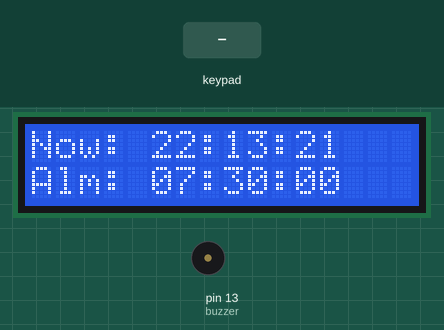
This sketch was run on a simulated Arduino Uno, built with avr-gcc and run on an emulated ATmega328P. Shown: 16×2 character LCD, buzzer (waves = sounding). The test bench sets the inputs (shaded band). The local clock reads 2024-03-15 10:24:30 at power-on unless the sketch sets it; random numbers use the default seed unless the sketch sets one; what the sketch prints to the serial monitor is not drawn.

Above: at 1.2 s.
1.3 s: key 'B' pressed
At 3.0 s:
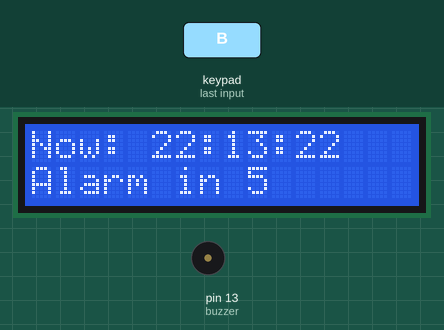
9.5 s: keypad keys 1 2 D pressed 1.454 s apart
At 15.24 s:
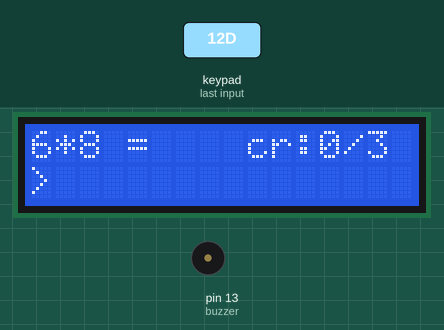
15.3 s: keypad keys 1 2 # pressed 1.454 s apart
At 20.8 s:
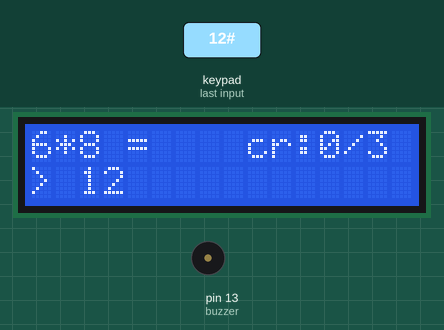
21.1 s: keypad keys 1 2 * pressed 1.454 s apart
At 22.2 s:
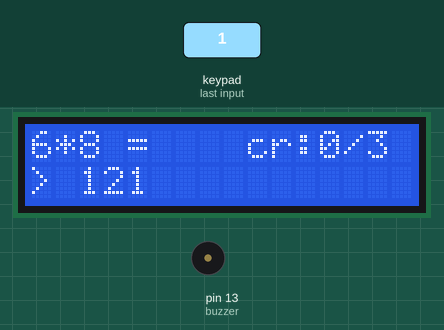
26.9 s: keypad keys 2 5 A pressed 1.454 s apart
At 27.8 s:
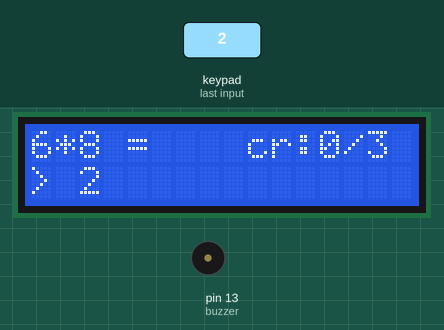
32.7 s: key '3' pressed
At 33.3 s:
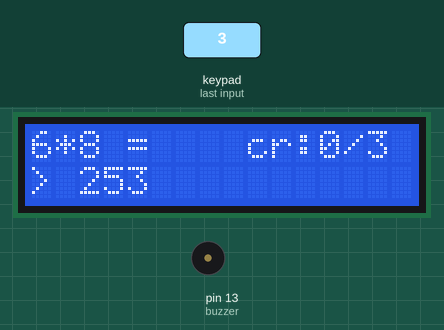
Timing chart, 0 to 35.7 s (numbered marks = the images above; inputs shaded):
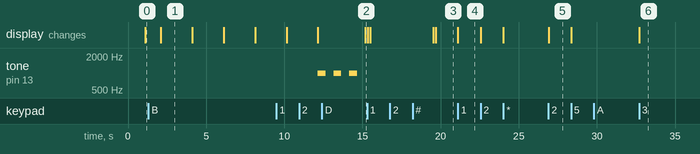

Measured:
- after the input at 21.1 s, the display: changes at once (image 4)
- after the input at 26.9 s, the display: changes at once (image 5)
- by itself, tone on pin 13 (buzzer): alternates 1000 Hz for 0.50 s and silent for 0.50 s
- what the display in image 1 shows lasts 2.0 s, from 2.1 s to 4.1 s

The sketch:

alarMath.ino
```cpp
#include <Keypad.h>
#include <LiquidCrystal.h>
#include <TimeLib.h>
#include <Wire.h>
#include <RTClib.h>


// Keypad setup -----------------------------------------
const byte ROWS = 4;
const byte COLS = 4;
char hexaKeys[ROWS][COLS] = {
 {'1', '2', '3', 'A'},
 {'4', '5', '6', 'B'},
 {'7', '8', '9', 'C'},
 {'*', '0', '#', 'D'}
};
// in order from left  to right:
byte r1 = 31; // red
byte r2 = 33; // orange
byte r3 = 35; // yellow
byte r4 = 37; // green
byte c1 = 39; // blue
byte c2 = 41; // purple
byte c3 = 43; // white
byte c4 = 45; // black

byte colPins[COLS] = {c1, c2, c3, c4};
byte rowPins[ROWS] = {r1, r2, r3, r4};

// create instance of the Keypad class with the keys, pins, rows, columns defined above
Keypad keypad = Keypad(makeKeymap(hexaKeys), rowPins, colPins, ROWS, COLS);
// Keypad setup -----------------------------------------

// LCD Setup --------------------------------------------
const int rs = 2; // blue
const int en = 3; // yellow
const int d4 = 4; // orange
const int d5 = 5; // brown
const int d6 = 6; // orange
const int d7 = 7; // purple
LiquidCrystal lcd(rs, en, d4, d5, d6, d7);
// LCD Setup --------------------------------------------


// Define a struct to hold the different settings values
struct Settings {
  bool only_count_corrects_in_a_row;
  int num_correct_max;
  float millisec_per_question;
  int alarm_hour_24;
  int alarm_min;
  int alarm_sec;
};

// Create instance of settings struct
Settings setn;

// Create instance of time comparisons
int current_time_sec;
int alarm_time_sec;
String alarm_str;


// Define a struct to hold both the equation string and the result
typedef struct {
  String equation;
  int result;
} EquationResult;


// Buzzer setup
const int buzzer = 13; // white


// RTC setup
RTC_DS3231 rtc; // create class


/**
 * Main function to handle keypad input
 * @return The number entered by the user
 */
bool show_eqn_get_user_answer(EquationResult eq, int num_correct, Settings setn) {
  // unpack the settings struct
  int num_correct_max = setn.num_correct_max;
  float time_limit_per_q_ms = setn.millisec_per_question;


  String input = "";
  lcd.clear();
  String equation_str = eq.equation + " = " + "   cr:" + String(num_correct) + "/" + String(num_correct_max);
  lcd.print(equation_str);
  lcd.setCursor(0, 1);
  lcd.print("> ");

  // user must answer in some amount of time
  float start_time_ms = millis();    // counts milliseconds that the program has been running in total

  while (true) {
    // end loop variables:
    float elapsed_time_ms = millis() - start_time_ms;
    if (elapsed_time_ms >= time_limit_per_q_ms) {
      lcd.setCursor(0, 0);
      lcd.print("Outta time!");
      lcd.setCursor(0, 1);
      lcd.print("Ans: " + String(eq.result));
      delay(4*1000);

      // to add insult to injury:
      alarmNoise(500);
      return false;
    }

    // get key input
    char key = keypad.getKey();
    if (key) {

      // any key press resets the countdown timer
      start_time_ms = millis();

      Serial.print(key);
      if (key >= '0' && key <= '9') {
        // If a number key is pressed, add it to the input
        addDigit(key, input);
      }

      else if (key == 'D') {
        // 'D' key submits the answer
        if (input.length() > 0) {
          int userAnswer = input.toInt();
          lcd.clear();
          if (userAnswer == eq.result) {
            lcd.setCursor(0, 0);
            lcd.print("Correct!");
            delay(2*1000);
            return true;
          } else {
            lcd.setCursor(0, 0);
            lcd.print("Incorrect!");
            lcd.setCursor(0, 1);
            lcd.print("Ans: " + String(eq.result));
            delay(4*1000);
            return false;
          }
        }
      }
      else if (key == '*') {
        // '*' key clears the current input
        clearAnswer(equation_str);
        input = "";
      }
    }
  }
}


/**
 * Main function to the math alarm section of the program
 * Get an equation, get the user input, and track how many correct answers
 * @return nothing, the program should go back to the clock. Only closes when enough correct answers are submitted
 */
void handleEquations(Settings settings) {
  // instantiate a counter for the number of correct responses
  int num_correct = 0;
  bool is_correct = false;

  // read the settings
  int num_correct_max = settings.num_correct_max;
  bool is_only_counting_num_correct_in_a_row = settings.only_count_corrects_in_a_row;

  // loop continuously
  while (true){

    // get some equation and the expected result
    EquationResult eq;
    eq = generate_NdotN_equation();

    // prompt the user to answer the equation
    is_correct = show_eqn_get_user_answer(eq, num_correct, settings);

    // increase the number of correct answers
    if (is_correct) {
      num_correct = num_correct + 1;
    }

    // handle if we want some number of total correct, or some number of correct in a row
    else {
      // If we want some number correct in a row, clear the counter when an answer is wrong
      if (is_only_counting_num_correct_in_a_row){
        num_correct = 0;
      }

      // otherwise no change
      else {
        num_correct = num_correct;
      }
    }

    // handle if the user has answered all of the math equations properly
    if (num_correct == num_correct_max){
      displayWakeUpMessage();

      // leave the loop, likely going back to the clock
      break;
    }
  }
}


void alarmNoise(int delay_ms) {
  // make the buzzer go beep-beep-beep-beep until a key has been pressed

  lcd.clear();
  lcd.setCursor(0, 0);
  lcd.print("hold btn to snz");

  while(true){
    tone(buzzer, 1000);     // Send 1KHz sound signal...
    delay(delay_ms);        // wait some delay
    noTone(buzzer);         // Stop sound...
    delay(delay_ms);        // wait some delay

    // look for key input. if key input, break out of the alarm
    char any_key = keypad.getKey();
    if (any_key) {
      Serial.print(any_key);
      lcd.clear();
      lcd.setCursor(0, 0);
      lcd.print("snoozed");

      break;
    }
  }
}


void setup() {
  // Initialize a 16x2 LCD
  lcd.begin(16, 2);

  // Initialize serial connection
  Serial.begin(9600);

  // Initialize random seed
  randomSeed(analogRead(0));

  // Initialize buzzer
  pinMode(buzzer, OUTPUT);

  // Initialize the settings
  setn.only_count_corrects_in_a_row = true;
  setn.num_correct_max = 3;
  setn.millisec_per_question = 10*1000;


  // Initialize real time clock (RTC) -----------------------------
  // handle no RTC
  if (!rtc.begin()) {
    Serial.println("Couldn't find RTC");
    while (1);
  }

  // handle no RTC power
  if (rtc.lostPower()) {
    Serial.println("RTC lost power, setting the time!");
    rtc.adjust(DateTime(F(__DATE__), F(__TIME__)));
  }

  // set the RTC to whatever time the computer says
  rtc.adjust(DateTime(F(__DATE__), F(__TIME__)));

  // create the initial alarm (at 7:30am)
  setn.alarm_hour_24 = 7;
  setn.alarm_min = 30;
  setn.alarm_sec = 0;
  alarm_time_sec = setn.alarm_hour_24*60*60 + setn.alarm_min*60 + setn.alarm_sec;
  alarm_str = "Alm: " + formatDigits(setn.alarm_hour_24) + ":" + formatDigits(setn.alarm_min) + ":" + formatDigits(setn.alarm_sec);
  // Initialize real time clock (RTC) -----------------------------
}


// Function for in class demo
void alarmInFiveSeconds() {
  // count down
  write_date_time_to_display("Alarm in 5");
  delay(1000);
  write_date_time_to_display("Alarm in 4");
  delay(1000);
  write_date_time_to_display("Alarm in 3");
  delay(1000);
  write_date_time_to_display("Alarm in 2");
  delay(1000);
  write_date_time_to_display("Alarm in 1");
  delay(1000);

  // beep the beeper
  alarmNoise(500);

  // run the equations
  handleEquations(setn);
}


void loop() {
  // update display
  write_date_time_to_display(alarm_str);


  // start math alarm based off of the time
  current_time_sec = get_current_time();

  // if there are five seconds left, display a countdown and then do the math program
  if (current_time_sec-5 == alarm_time_sec) {
    alarmInFiveSeconds();
  }

  // for in class demo, set the alarm 5 seconds ahead of current time when 'B' key is pressed
  char key = keypad.getKey();
  if (key) {    // if the key press exists
    if (key == 'B'){
      alarmInFiveSeconds();
    }
  }

}
```

display_date_time.ino
```cpp
#include <TimeLib.h>

// documentation:
// https://github.com/PaulStoffregen/Time


// write the current time str (line 1) and alarm str (line 2) to the 16x2 LCD display
void write_date_time_to_display(String alarm_str) {
  // Clear the LCD
  lcd.clear();

  // // Display the date on the first row
  // lcd.setCursor(0, 0);
  // lcd.print(formatDate());


  // Display the time on the first row
  lcd.setCursor(0, 0);
  lcd.print(formatTime());

  // Display the alarm on the second row
  lcd.setCursor(0, 1);
  lcd.print(alarm_str);

  // Update every second
  delay(1000);
}


// read the RTC and return the current time as a big number of seconds
int get_current_time(){
  int current_time_sec = rtc.now().hour()*60*60 + rtc.now().minute()*60 + rtc.now().second();
  return current_time_sec;
}


String formatDate() {
  // formatted to standard ISO YYYY-MM-DD
  // updated to use the RTC
  return String(rtc.now().year()) + "-" + String(rtc.now().month()) + "-" + String(rtc.now().day());
}

String formatTime() {
  // updated to use the RTC
  return "Now: " + formatDigits(rtc.now().hour()) + ":" + formatDigits(rtc.now().minute()) + ":" + formatDigits(rtc.now().second());
}

String formatDigits(int digits) {
  if (digits < 10) {
    return "0" + String(digits);
  }
  return String(digits);
}
```

display_functions.ino
```cpp
/**
 * Sets up the initial display on the LCD
 */
void initializeDisplay() {
  lcd.clear();
  lcd.setCursor(0, 1);
  lcd.print("> ");
}

/**
 * Adds a digit to the input string and displays it on the LCD
 * @param digit The digit to add
 * @param input The current input string
 */
void addDigit(char digit, String &input) {
  input += digit;
  lcd.print(digit);
}

/**
 * Processes the submitted answer
 * @param input The complete input string
 * @return The entered number as an integer
 */
int submitAnswer(const String &input) {
  int result = input.toInt();
  lcd.clear();
  lcd.print("Number entered:");
  lcd.setCursor(0, 1);
  lcd.print(result);
  delay(2000);  // Display the result for 2 seconds
  return result;
}


void displayWakeUpMessage() {
  // print a fun message
  lcd.clear();
  lcd.setCursor(0,0);
  lcd.print("Good morning, ");
  lcd.setCursor(0,1);
  lcd.print("mathematician!");

  // show the message for 2 seconds (at minimum)
  delay(2000);
}


/**
 * Clears the current answer and resets the display
 */
void clearAnswer(String equation_str) {
  lcd.clear();
  lcd.setCursor(0,0);
  lcd.print(equation_str);
  lcd.setCursor(0, 1);
  lcd.print("> ");

}
```

generate_equations.ino
```cpp
// // Define a struct to hold both the equation string and the result
// typedef struct {
//   String equation;
//   int result;
// } EquationResult;

// // Now you can declare variables like this:
// EquationResult myResult;


EquationResult generate_NdotN_equation() {
  // Generate two random numbers between 1 and 9
  int num1 = random(1, 10);
  int num2 = random(1, 10);

  // Create the equation string
  String equationStr = String(num1) + "*" + String(num2);

  // Calculate the result
  int result = num1 * num2;

  // Return both the equation string and the result
  return {equationStr, result};
}


// EquationResult generate_NNdotNN_equation() {
//   // Generate two random numbers between 0 and 100
//   int num1 = random(0, 101);
//   int num2 = random(0, 101);

//   // Create the equation string
//   String equationStr = "";

//   // Add the first number, ensuring it's two digits
//   if (num1 < 10) {
//     equationStr += "0";
//   }
//   equationStr += String(num1);

//   // Add the "x" separator
//   equationStr += "*";

//   // Add the second number, ensuring it's two digits
//   if (num2 < 10) {
//     equationStr += "0";
//   }
//   equationStr += String(num2);

//   // Calculate the result
//   int result = num1 * num2;

//   // Return both the equation string and the result
//   return {equationStr, result};
// }


// /**
//  * Main function to handle keypad input
//  * @return The number entered by the user
//  */
// bool show_eqn_get_user_answer(EquationResult eq, int num_correct, int num_correct_max) {
//   String input = "";
//   lcd.clear();
//   lcd.print(eq.equation + " = " + "   cr:" + String(num_correct) + "/" + String(num_correct_max));
//   lcd.setCursor(0, 1);
//   lcd.print("> ");

//   while (true) {
//     char key = keypad.getKey();

//     if (key) {
//       if (key >= '0' && key <= '9') {
//         // If a number key is pressed, add it to the input
//         addDigit(key, input);
//       }
//       else if (key == 'D') {
//         // 'D' key submits the answer
//         if (input.length() > 0) {
//           int userAnswer = input.toInt();
//           lcd.clear();
//           if (userAnswer == eq.result) {
//             lcd.print("Correct!");
//             delay(2000);
//             return true;
//           } else {
//             lcd.print("Incorrect!");
//             lcd.setCursor(0, 1);
//             lcd.print("Answer: " + String(eq.result));
//             delay(2000);
//             return false;
//           }
//         }
//       }
//       else if (key == '*') {
//         // '*' key clears the current input
//         clearAnswer();
//         input = "";
//       }
//     }
//   }
// }


// /**
//  * Main function to the math alarm section of the program
//  * Get an equation, get the user input, and track how many correct answers
//  * @return nothing, the program should go back to the clock. Only closes when enough correct answers are submitted
//  */
// void handleEquations(Settings settings) {
//   // instantiate a counter for the number of correct responses
//   int num_correct = 0;
//   bool is_correct = false;

//   // read the settings
//   int num_correct_max = settings.num_correct_max;
//   bool is_only_counting_num_correct_in_a_row = settings.only_count_corrects_in_a_row;

//   // begin a forever loop
//   while (true){

//     // get some equation and the expected result
//     EquationResult eq;
//     eq.equation = "8x5";
//     eq.result = 40;

//     // prompt the user to answer the equation
//     is_correct = show_eqn_get_user_answer(eq, num_correct, num_correct_max);

//     // increase the number of correct answers
//     if (is_correct) {
//       num_correct = num_correct + 1;
//     }

//     // handle if we want some number of total correct, or some number of correct in a row
//     else {
//       // If we want some number correct in a row, clear the counter when an answer is wrong
//       if (is_only_counting_num_correct_in_a_row){
//         num_correct = 0;
//       }

//       // otherwise no change
//       else {
//         num_correct = num_correct;
//       }
//     }

//     // handle if the user has answered all of the math equations properly
//     if (num_correct == num_correct_max){
//       displayWakeUpMessage();

//       // leave the loop, likely going back to the clock
//       break;
//     }
//   }
// }
```

led_matrix_display_fxns.ino
```cpp
// handle all the different LED matrix functions here without overwriting the LCD screen
```

handle_settings.ino
```cpp
//
//Settings modifySettings(Settings setn) {
//  // change the different settings values, maybe cycling through a screen?
//  // right now, just show it was called and skip
//
//  lcd.clear();
//  lcd.print("Mod Set");
//  delay(1000);   // show for a second
//
//  return setn;
//}
```
